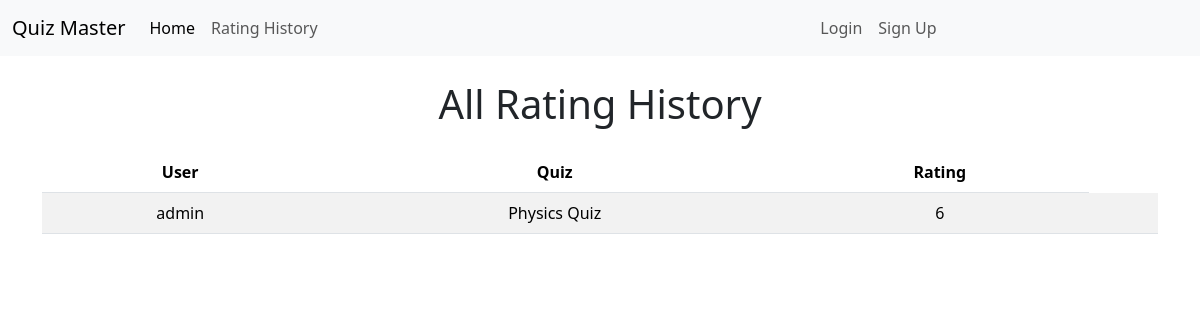
Page /rating_history/ on the earlier database version.
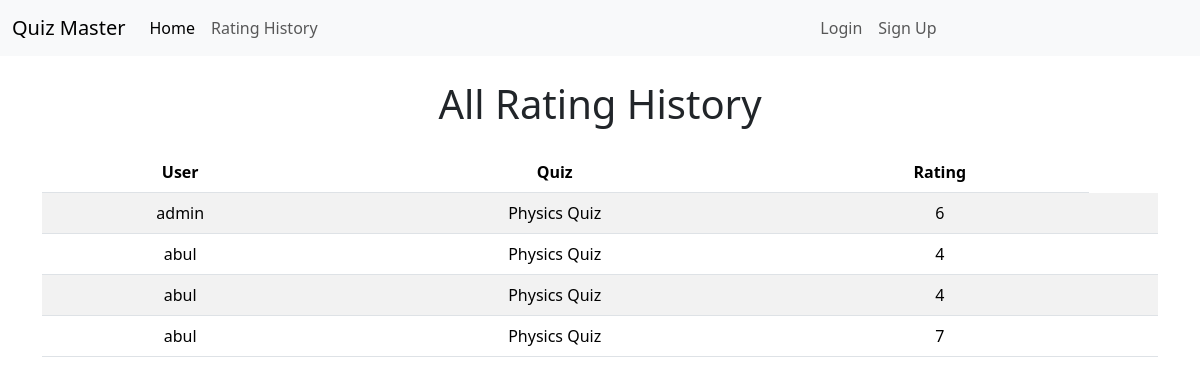
Same page on the later database version.
### quizzes/models.py (models this page shows, shortened)
class QuizRating(models.Model):
    user = models.ForeignKey(User, on_delete=models.CASCADE)
    quiz = models.ForeignKey(Quiz, on_delete=models.CASCADE)
    rating = models.PositiveIntegerField(
        validators=[MinValueValidator(1), MaxValueValidator(7)])

class Quiz(models.Model):
    title = models.CharField(max_length=255)
    description = models.TextField()
    category = models.ForeignKey(Category, on_delete=models.CASCADE)
    has_time_limit = models.BooleanField(default=False)

### core/views.py (the view)
# urls.py: path('rating_history/', rating_history, name='rating_history'),
def rating_history(request):
    all_ratings = QuizRating.objects.all()
    context = {
        'all_ratings': all_ratings,
    }
    return render(request, 'rating_history.html', context)

### core/templates/rating_history.html (shortened to what this page needs)
{% extends 'base.html' %}
{% block content %}
<div class="container mt-4">
    {% if all_ratings %}
    <h1 class="text-center mb-4">All Rating History</h1>
    <table class="table table-striped table-hover text-center">
        <thead class="thead-dark">
            <tr>
                <th scope="col">User</th>
                <th scope="col">Quiz</th>
                <th scope="col">Rating</th>
            </tr>
        </thead>
        <tbody>
            {% for rating in all_ratings %}
            <tr>
                <td>{{ rating.user.username }}</td>
                <td>{{ rating.quiz.title }}</td>
                <td>{{ rating.rating }}</td>
                <td>
                </td>
            </tr>
            {% endfor %}
        </tbody>
    </table>
    {% else %}
    <p class="text-muted">No ratings available.</p>
    {% endif %}
</div>
{% endblock %}

Differences in the rows shown:
added QuizRating: user.username "abul", quiz "Physics Quiz", rating "4"
added QuizRating: user.username "abul", quiz "Physics Quiz", rating "4"
added QuizRating: user.username "abul", quiz "Physics Quiz", rating "7"
